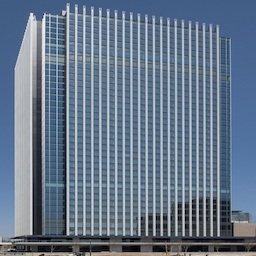
#> input picture RaFD-256/test/glass/000027.jpg, 256 x 256 px, found by its file name; its folder holds only this picture in this run
$ python facade2sketch.py
#> lines starting #> are read from the running program, lines starting #| are printed output that depends on the picture
#> further down, img_rgb is the input picture: shape (256, 256, 3); mean B, G, R 139.7, 120.2, 103.9
import cv2
import os

def pencil_sketch(img_rgb):
    """Briland Note: Re-wrote the original function from the PencilSketch Class
        due to License issues. Kept only the necessary transformation bits.
    """
    img_gray = cv2.cvtColor(img_rgb, cv2.COLOR_RGB2GRAY)
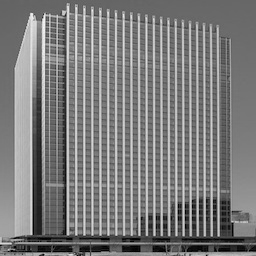
#> img_gray: shape (256, 256); min 0, max 246, mean 124.2
    img_blur = cv2.GaussianBlur(img_gray, (21, 21), 0, 0)
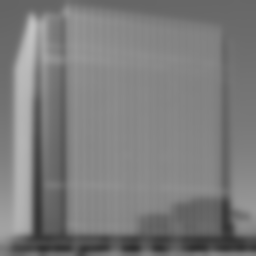
#> img_blur: shape (256, 256); min 48, max 194, mean 124.1
    img_blend = cv2.divide(img_gray, img_blur, scale=256)
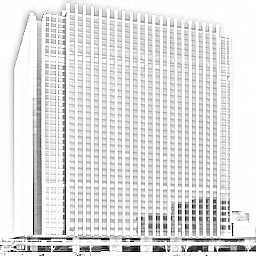
#> img_blend: shape (256, 256); min 0, max 255, mean 226.5

    return cv2.cvtColor(img_blend, cv2.COLOR_GRAY2RGB)

entries = os.listdir('glass/')

for item in entries:
    if ".jpg" in item:
        print(item)
        img_rgb = cv2.imread("glass/" + item)
        img_pencil = pencil_sketch(img_rgb=img_rgb)
        cv2.imwrite("sketches/" + item, img_pencil)
